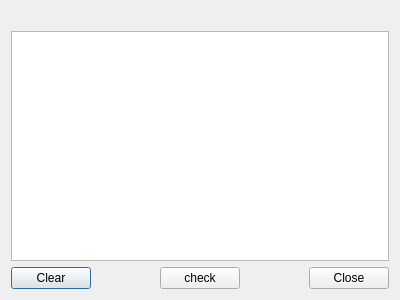
<?xml version="1.0" encoding="UTF-8"?>
<ui version="4.0">
 <class>Dialog</class>
 <widget class="QDialog" name="Dialog">
  <property name="geometry">
   <rect>
    <x>0</x>
    <y>0</y>
    <width>400</width>
    <height>300</height>
   </rect>
  </property>
  <property name="windowTitle">
   <string>Dialog</string>
  </property>
  <layout class="QVBoxLayout" name="verticalLayout_2">
   <item>
    <layout class="QVBoxLayout" name="verticalLayout">
     <item>
      <widget class="QLabel" name="label">
       <property name="text">
        <string/>
       </property>
      </widget>
     </item>
     <item>
      <widget class="QTextEdit" name="textEdit"/>
     </item>
     <item>
      <layout class="QHBoxLayout" name="horizontalLayout">
       <item>
        <widget class="QPushButton" name="pushButton">
         <property name="text">
          <string>Clear</string>
         </property>
        </widget>
       </item>
       <item>
        <spacer name="horizontalSpacer_2">
         <property name="orientation">
          <enum>Qt::Horizontal</enum>
         </property>
         <property name="sizeHint" stdset="0">
          <size>
           <width>40</width>
           <height>20</height>
          </size>
         </property>
        </spacer>
       </item>
       <item>
        <widget class="QPushButton" name="pushButton_3">
         <property name="text">
          <string>check</string>
         </property>
         <property name="checkable">
          <bool>true</bool>
         </property>
        </widget>
       </item>
       <item>
        <spacer name="horizontalSpacer">
         <property name="orientation">
          <enum>Qt::Horizontal</enum>
         </property>
         <property name="sizeHint" stdset="0">
          <size>
           <width>40</width>
           <height>20</height>
          </size>
         </property>
        </spacer>
       </item>
       <item>
        <widget class="QPushButton" name="pushButton_2">
         <property name="text">
          <string>Close</string>
         </property>
        </widget>
       </item>
      </layout>
     </item>
    </layout>
   </item>
  </layout>
 </widget>
 <resources/>
 <connections>
  <connection>
   <sender>pushButton</sender>
   <signal>clicked()</signal>
   <receiver>textEdit</receiver>
   <slot>clear()</slot>
   <hints>
    <hint type="sourcelabel">
     <x>34</x>
     <y>275</y>
    </hint>
    <hint type="destinationlabel">
     <x>284</x>
     <y>244</y>
    </hint>
   </hints>
  </connection>
  <connection>
   <sender>pushButton_2</sender>
   <signal>clicked()</signal>
   <receiver>Dialog</receiver>
   <slot>reject()</slot>
   <hints>
    <hint type="sourcelabel">
     <x>345</x>
     <y>280</y>
    </hint>
    <hint type="destinationlabel">
     <x>293</x>
     <y>291</y>
    </hint>
   </hints>
  </connection>
 </connections>
</ui>
